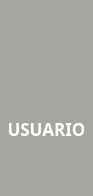
                 <widget class="QWidget" name="wid_sidebar" native="true">
                  <property name="minimumSize">
                   <size>
                    <width>0</width>
                    <height>0</height>
                   </size>
                  </property>
                  <property name="maximumSize">
                   <size>
                    <width>90</width>
                    <height>16777215</height>
                   </size>
                  </property>
                  <property name="styleSheet">
                   <string notr="true">background-color: rgb(165, 166, 159); color: &quot;white&quot;;</string>
                  </property>
                  <layout class="QVBoxLayout" name="verticalLayout_2">
                   <property name="spacing">
                    <number>5</number>
                   </property>
                   <property name="leftMargin">
                    <number>0</number>
                   </property>
                   <property name="topMargin">
                    <number>11</number>
                   </property>
                   <property name="rightMargin">
                    <number>0</number>
                   </property>
                   <property name="bottomMargin">
                    <number>19</number>
                   </property>
                   <item>
                    <widget class="QPushButton" name="btn_menu">
                     <property name="styleSheet">
                      <string notr="true">QPushButton{border: 0}</string>
                     </property>
                     <property name="text">
                      <string/>
                     </property>
                     <property name="icon">
                      <iconset>
                       <activeon>:/matriculas/img/menu_white.png</activeon>
                      </iconset>
                     </property>
                     <property name="iconSize">
                      <size>
                       <width>26</width>
                       <height>23</height>
                      </size>
                     </property>
                    </widget>
                   </item>
                   <item>
                    <widget class="QWidget" name="widget_11" native="true">
                     <property name="styleSheet">
                      <string notr="true">QPushButton{border: 0}</string>
                     </property>
                     <layout class="QVBoxLayout" name="verticalLayout_3">
                      <property name="spacing">
                       <number>0</number>
                      </property>
                      <property name="leftMargin">
                       <number>0</number>
                      </property>
                      <property name="topMargin">
                       <number>0</number>
                      </property>
                      <property name="rightMargin">
                       <number>0</number>
                      </property>
                      <property name="bottomMargin">
                       <number>0</number>
                      </property>
                      <item>
                       <widget class="QPushButton" name="btn_config">
                        <property name="text">
                         <string/>
                        </property>
                        <property name="icon">
                         <iconset>
                          <normalon>:/matriculas/img/engrenagem_white.png</normalon>
                         </iconset>
                        </property>
                        <property name="iconSize">
                         <size>
                          <width>26</width>
                          <height>43</height>
                         </size>
                        </property>
                        <property name="checkable">
                         <bool>false</bool>
                        </property>
                        <property name="checked">
                         <bool>false</bool>
                        </property>
                       </widget>
                      </item>
                      <item>
                       <spacer name="spacer1">
                        <property name="orientation">
                         <enum>Qt::Vertical</enum>
                        </property>
                        <property name="sizeHint" stdset="0">
                         <size>
                          <width>20</width>
                          <height>40</height>
                         </size>
                        </property>
                       </spacer>
                      </item>
                     </layout>
                    </widget>
                   </item>
                   <item>
                    <widget class="QLabel" name="logo">
                     <property name="minimumSize">
                      <size>
                       <width>84</width>
                       <height>0</height>
                      </size>
                     </property>
                     <property name="layoutDirection">
                      <enum>Qt::RightToLeft</enum>
                     </property>
                     <property name="text">
                      <string/>
                     </property>
                     <property name="pixmap">
                      <pixmap resource="../autoFiles/qrc.qrc">:/login/img/login/logo_pedras_vivas.png</pixmap>
                     </property>
                    </widget>
                   </item>
                   <item>
                    <widget class="QWidget" name="widget_5" native="true">
                     <property name="styleSheet">
                      <string notr="true">background-color: rgba(255, 255, 255, 0);</string>
                     </property>
                     <layout class="QVBoxLayout" name="verticalLayout">
                      <property name="spacing">
                       <number>0</number>
                      </property>
                      <item>
                       <widget class="QLabel" name="user_name">
                        <property name="enabled">
                         <bool>true</bool>
                        </property>
                        <property name="minimumSize">
                         <size>
                          <width>75</width>
                          <height>0</height>
                         </size>
                        </property>
                        <property name="font">
                         <font>
                          <family>Yu Gothic UI Semibold</family>
                          <pointsize>13</pointsize>
                          <weight>75</weight>
                          <bold>true</bold>
                         </font>
                        </property>
                        <property name="focusPolicy">
                         <enum>Qt::NoFocus</enum>
                        </property>
                        <property name="acceptDrops">
                         <bool>false</bool>
                        </property>
                        <property name="layoutDirection">
                         <enum>Qt::LeftToRight</enum>
                        </property>
                        <property name="autoFillBackground">
                         <bool>false</bool>
                        </property>
                        <property name="styleSheet">
                         <string notr="true">color: rgb(255, 255, 255);</string>
                        </property>
                        <property name="text">
                         <string>USUARIO</string>
                        </property>
                        <property name="scaledContents">
                         <bool>false</bool>
                        </property>
                        <property name="alignment">
                         <set>Qt::AlignCenter</set>
                        </property>
                       </widget>
                      </item>
                     </layout>
                    </widget>
                   </item>
                   <item>
                    <widget class="QPushButton" name="btn_sair">
                     <property name="layoutDirection">
                      <enum>Qt::LeftToRight</enum>
                     </property>
                     <property name="styleSheet">
                      <string notr="true"/>
                     </property>
                     <property name="text">
                      <string/>
                     </property>
                     <property name="icon">
                      <iconset>
                       <normalon>:/matriculas/img/matriculas/sair.png</normalon>
                      </iconset>
                     </property>
                     <property name="iconSize">
                      <size>
                       <width>40</width>
                       <height>40</height>
                      </size>
                     </property>
                     <property name="default">
                      <bool>false</bool>
                     </property>
                     <property name="flat">
                      <bool>true</bool>
                     </property>
                    </widget>
                   </item>
                  </layout>
                 </widget>
